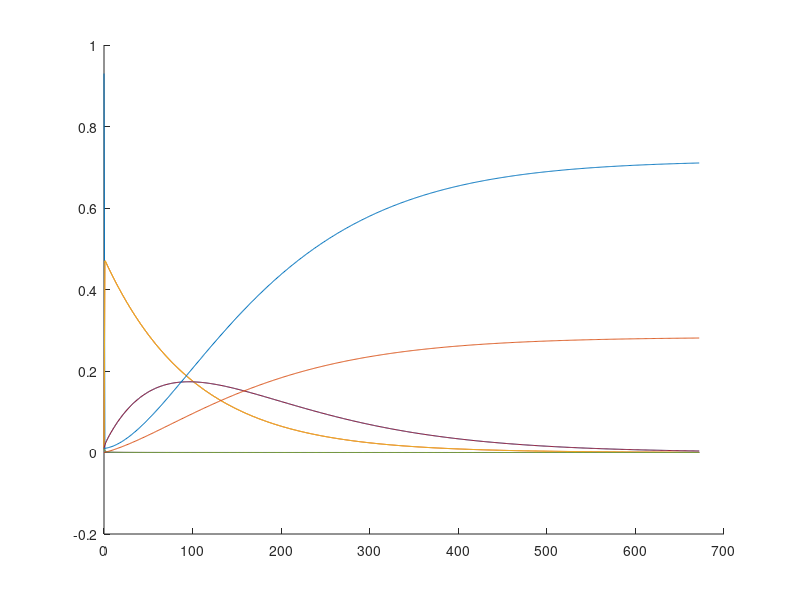

MATLAB code to generate this figure: (Note: this script raises an error after producing the figure.)
% solve the model and print a graph
function y_params = solveModel()
global rho_empty_1;
global rho_empty_2;
global rho_1_2;
global rho_2_1;
global r_empty_initial;
global r_1_initial;
global r_2_initial;
global r_1_2_initial;
global r_empty_i_1_initial;
global r_empty_i_2_initial;
global r_1_i_2_initial;
global r_2_i_1_initial;
global d_initial;
global days;
global N;
r_empty_initial = 1000 - 70;
r_1_initial = 10;
r_2_initial = 10;
r_1_2_initial = 10;
r_empty_i_1_initial = 10;
r_empty_i_2_initial = 10;
r_1_i_2_initial = 10;
r_2_i_1_initial = 10;
d_initial = 0;

% consts
HOURS_PER_DAY = 24;
days = 28;
initial_condition = [r_empty_initial; r_1_initial; r_2_initial; r_1_2_initial; r_empty_i_1_initial; r_empty_i_2_initial; r_1_i_2_initial; r_2_i_1_initial; d_initial;];
N = r_empty_initial + r_1_initial + r_2_initial + r_1_2_initial + r_empty_i_1_initial + r_empty_i_2_initial + r_1_i_2_initial + r_2_i_1_initial + d_initial;

% solve the ODEs
% assume each step is an hour - very important
x = lsode("mutationSirModel", initial_condition, (t = linspace(0, HOURS_PER_DAY * days, HOURS_PER_DAY * days)' ));

# normalize matrix
for i = 1:size(x)(1)
  for j = 1:size(x)(2)
    x(i, j) = x(i, j) / N;
  endfor
endfor

% colors consts
colors_letters = {"b", "g", "g", "g", "r", "r", "r", "r", "k"};

% plot the results
fig = figure();
hold on;
for i = 1:size(x)[2]
  plot(t, x(:,i), "-");
end
hold off;

% set plot info
xlim ([0, HOURS_PER_DAY * days * 1.05]);
ylim ([0, max(max(x)) * 1.05]);
title ("Mutation Model Dynamics");
xlabel ("Time [hours]");
ylabel ("Normalized population size");
h = legend ("R_{emptyset}", "R_{emptyset}I_1", "R_{emptyset}I_2", "R_1", "R_2", "R_1I_2", "R_2I_1", "R_{1,2}", "D");
set (h, "interpreter", "tex");

# save figure for next runs 
file_name = strcat(save_name ,".jpg");
print (fig, file_name, "-djpg");
printf("\nSaved Dynamics Figure to: '%s'\n", file_name);
# close figures to save memory on long runs
close all

endfunction


function xdot = mutationSirModel(x, t)
global N;

# use parameters
beta_empty_1 = 0.01;
beta_empty_2 = 0.01;
beta_1_2 = 0.1;
beta_2_1 = 0.1;
gama_empty_1 = 0.01;
gama_empty_2 = 0.01;
gama_1_2 = 0.01 ;
gama_2_1 = 0.01 ;
rho_empty_1 = 0.95;
rho_empty_2 = 0.95;
rho_1_2 = 0.75;
rho_2_1 = 0.75;

# model itself
xdot(1) = -1 * ( beta_empty_1 * x(2) + beta_empty_2 * x(3) ) * x(1) ;
xdot(2) = beta_empty_1 * x(2) * x(1) - ( gama_empty_1 * x(2) ) ;
xdot(3) = beta_empty_2 * x(3) * x(1) - ( gama_empty_2 * x(3) ) ;
xdot(4) = (gama_empty_1 * rho_empty_1 * x(2)) - ( beta_1_2 * x(6) * x(4) ) ;
xdot(5) = (gama_empty_2 * rho_empty_2 * x(3)) - ( beta_2_1 * x(7) * x(5) ) ;
xdot(6) = beta_1_2 * x(6) * x(4) - gama_1_2 * x(6) ;
xdot(7) = beta_2_1 * x(7) * x(5) - gama_2_1 * x(7) ;
xdot(8) = gama_2_1 * rho_2_1 * x(7) + gama_1_2 * rho_1_2 * x(6) ;
xdot(9) = gama_empty_1 * (1 - rho_empty_1) * x(2) + gama_2_1 * (1 - rho_2_1) * x(7) + gama_empty_2 *(1 - rho_empty_2) * x(3) + gama_1_2 * (1 - rho_1_2) * x(6) ;

endfunction 
